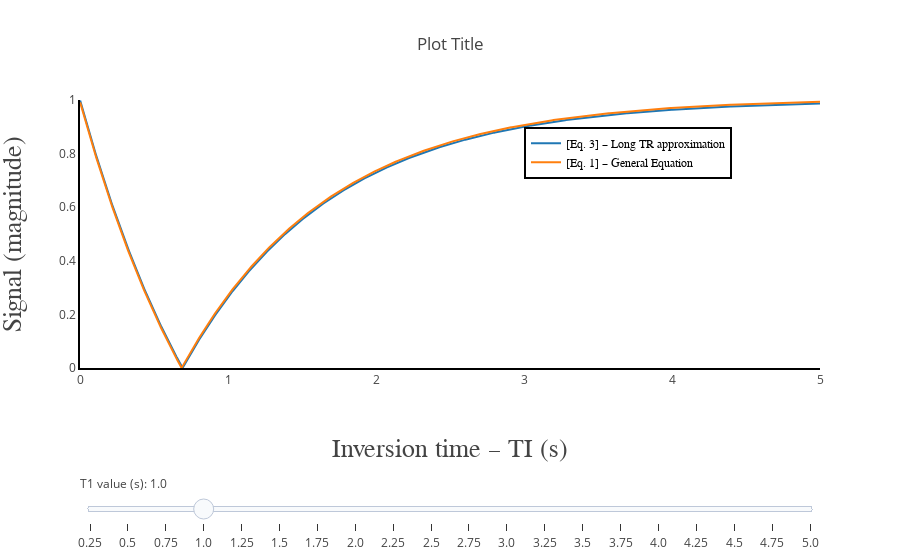

Notebook source saved alongside this figure:
### Code cell
init_notebook_mode(connected=True)

data1 = [dict(
        visible = False,
        x = params["TI"],
        y = abs(signal_T1_Eq3[ii]),
        name = '[Eq. 3] – Long TR approximation') for ii in range(len(T1range))]

data1[3]['visible'] = True

data2 = [dict(
        visible = False,
        x = params["TI"],
        y = abs(signal_T1_Eq1[ii]),
        name = '[Eq. 1] – General Equation') for ii in range(len(T1range))]

data2[3]['visible'] = True

data = data1 + data2

steps = []
for i in range(len(T1range)):
    step = dict(
        method = 'restyle',  
        args = ['visible', [False] * len(data1)],
        label = str(T1range[i])
    )
    step['args'][1][i] = True # Toggle i'th trace to "visible"
    steps.append(step)

sliders = [dict(
    x = 0,
    y = -0.2,
    active = 3,
    currentvalue = {"prefix": "T1 value (s): "},
    pad = {"t": 50},
    steps = steps
)]

layout = go.Layout(
    title='TR = 5 s',
    xaxis=dict(
        autorange=False,
        range=[0, 5],
        title='Inversion time – TI (s)',
        titlefont=dict(
            family='Times New Roman',
            size=26
        ),
        showgrid=False,
        linecolor='black',
        linewidth=2
    ),
    yaxis=dict(
        autorange=False,
        range=[0, 1],
        title='Signal (magnitude)',
        titlefont=dict(
            family='Times New Roman',
            size=26
        ),
        showgrid=False,
        linecolor='black',
        linewidth=2
    ),
    legend=dict(
        x=0.6,
        y=0.9,
        traceorder='normal',
        font=dict(
            family='Times New Roman',
            size=12,
            color='#000'
        ),
        bordercolor='#000000',
        borderwidth=2
    ), 
    sliders=sliders
)

fig = dict(data=data, layout=layout)

iplot(fig, filename = 'basic-line', config = config)

### Figure 1 — Plotly figure (JSON) as saved in the notebook; plotly's stock layout.template omitted (floating-point values rounded to 4 significant figures; data arrays with more than 128 entries replaced by an {"elided": "..."} marker saying what was removed)
{"data": [{"name": "[Eq. 3] – Long TR approximation", "type": "scatter", "uid": "074ff794-abbe-11e8-8a7e-0a580a0c02c4", "visible": false, "x": {"elided": "1000 float values"}, "y": {"elided": "1000 float values"}}, {"name": "[Eq. 3] – Long TR approximation", "type": "scatter", "uid": "074ffb54-abbe-11e8-8a7e-0a580a0c02c4", "visible": false, "x": {"elided": "1000 float values"}, "y": {"elided": "1000 float values"}}, {"name": "[Eq. 3] – Long TR approximation", "type": "scatter", "uid": "074ffd52-abbe-11e8-8a7e-0a580a0c02c4", "visible": false, "x": {"elided": "1000 float values"}, "y": {"elided": "1000 float values"}}, {"name": "[Eq. 3] – Long TR approximation", "type": "scatter", "uid": "074fff00-abbe-11e8-8a7e-0a580a0c02c4", "visible": true, "x": {"elided": "1000 float values"}, "y": {"elided": "1000 float values"}}, {"name": "[Eq. 3] – Long TR approximation", "type": "scatter", "uid": "0750007c-abbe-11e8-8a7e-0a580a0c02c4", "visible": false, "x": {"elided": "1000 float values"}, "y": {"elided": "1000 float values"}}, {"name": "[Eq. 3] – Long TR approximation", "type": "scatter", "uid": "07500266-abbe-11e8-8a7e-0a580a0c02c4", "visible": false, "x": {"elided": "1000 float values"}, "y": {"elided": "1000 float values"}}, {"name": "[Eq. 3] – Long TR approximation", "type": "scatter", "uid": "07500400-abbe-11e8-8a7e-0a580a0c02c4", "visible": false, "x": {"elided": "1000 float values"}, "y": {"elided": "1000 float values"}}, {"name": "[Eq. 3] – Long TR approximation", "type": "scatter", "uid": "0750057c-abbe-11e8-8a7e-0a580a0c02c4", "visible": false, "x": {"elided": "1000 float values"}, "y": {"elided": "1000 float values"}}, {"name": "[Eq. 3] – Long TR approximation", "type": "scatter", "uid": "07500702-abbe-11e8-8a7e-0a580a0c02c4", "visible": false, "x": {"elided": "1000 float values"}, "y": {"elided": "1000 float values"}}, {"name": "[Eq. 3] – Long TR approximation", "type": "scatter", "uid": "07500888-abbe-11e8-8a7e-0a580a0c02c4", "visible": false, "x": {"elided": "1000 float values"}, "y": {"elided": "1000 float values"}}, {"name": "[Eq. 3] – Long TR approximation", "type": "scatter", "uid": "07500a04-abbe-11e8-8a7e-0a580a0c02c4", "visible": false, "x": {"elided": "1000 float values"}, "y": {"elided": "1000 float values"}}, {"name": "[Eq. 3] – Long TR approximation", "type": "scatter", "uid": "07500b76-abbe-11e8-8a7e-0a580a0c02c4", "visible": false, "x": {"elided": "1000 float values"}, "y": {"elided": "1000 float values"}}, {"name": "[Eq. 3] – Long TR approximation", "type": "scatter", "uid": "07500d10-abbe-11e8-8a7e-0a580a0c02c4", "visible": false, "x": {"elided": "1000 float values"}, "y": {"elided": "1000 float values"}}, {"name": "[Eq. 3] – Long TR approximation", "type": "scatter", "uid": "07500e8c-abbe-11e8-8a7e-0a580a0c02c4", "visible": false, "x": {"elided": "1000 float values"}, "y": {"elided": "1000 float values"}}, {"name": "[Eq. 3] – Long TR approximation", "type": "scatter", "uid": "0750117a-abbe-11e8-8a7e-0a580a0c02c4", "visible": false, "x": {"elided": "1000 float values"}, "y": {"elided": "1000 float values"}}, {"name": "[Eq. 3] – Long TR approximation", "type": "scatter", "uid": "07501314-abbe-11e8-8a7e-0a580a0c02c4", "visible": false, "x": {"elided": "1000 float values"}, "y": {"elided": "1000 float values"}}, {"name": "[Eq. 3] – Long TR approximation", "type": "scatter", "uid": "07501490-abbe-11e8-8a7e-0a580a0c02c4", "visible": false, "x": {"elided": "1000 float values"}, "y": {"elided": "1000 float values"}}, {"name": "[Eq. 3] – Long TR approximation", "type": "scatter", "uid": "07501602-abbe-11e8-8a7e-0a580a0c02c4", "visible": false, "x": {"elided": "1000 float values"}, "y": {"elided": "1000 float values"}}, {"name": "[Eq. 3] – Long TR approximation", "type": "scatter", "uid": "07501788-abbe-11e8-8a7e-0a580a0c02c4", "visible": false, "x": {"elided": "1000 float values"}, "y": {"elided": "1000 float values"}}, {"name": "[Eq. 3] – Long TR approximation", "type": "scatter", "uid": "07501904-abbe-11e8-8a7e-0a580a0c02c4", "visible": false, "x": {"elided": "1000 float values"}, "y": {"elided": "1000 float values"}}, {"name": "[Eq. 1] – General Equation", "type": "scatter", "uid": "07501a80-abbe-11e8-8a7e-0a580a0c02c4", "visible": false, "x": {"elided": "1000 float values"}, "y": {"elided": "1000 float values"}}, {"name": "[Eq. 1] – General Equation", "type": "scatter", "uid": "07501bfc-abbe-11e8-8a7e-0a580a0c02c4", "visible": false, "x": {"elided": "1000 float values"}, "y": {"elided": "1000 float values"}}, {"name": "[Eq. 1] – General Equation", "type": "scatter", "uid": "07501d6e-abbe-11e8-8a7e-0a580a0c02c4", "visible": false, "x": {"elided": "1000 float values"}, "y": {"elided": "1000 float values"}}, {"name": "[Eq. 1] – General Equation", "type": "scatter", "uid": "07501ed6-abbe-11e8-8a7e-0a580a0c02c4", "visible": true, "x": {"elided": "1000 float values"}, "y": {"elided": "1000 float values"}}, {"name": "[Eq. 1] – General Equation", "type": "scatter", "uid": "07502048-abbe-11e8-8a7e-0a580a0c02c4", "visible": false, "x": {"elided": "1000 float values"}, "y": {"elided": "1000 float values"}}, {"name": "[Eq. 1] – General Equation", "type": "scatter", "uid": "075021ba-abbe-11e8-8a7e-0a580a0c02c4", "visible": false, "x": {"elided": "1000 float values"}, "y": {"elided": "1000 float values"}}, {"name": "[Eq. 1] – General Equation", "type": "scatter", "uid": "0750232c-abbe-11e8-8a7e-0a580a0c02c4", "visible": false, "x": {"elided": "1000 float values"}, "y": {"elided": "1000 float values"}}, {"name": "[Eq. 1] – General Equation", "type": "scatter", "uid": "07502494-abbe-11e8-8a7e-0a580a0c02c4", "visible": false, "x": {"elided": "1000 float values"}, "y": {"elided": "1000 float values"}}, {"name": "[Eq. 1] – General Equation", "type": "scatter", "uid": "07502610-abbe-11e8-8a7e-0a580a0c02c4", "visible": false, "x": {"elided": "1000 float values"}, "y": {"elided": "1000 float values"}}, {"name": "[Eq. 1] – General Equation", "type": "scatter", "uid": "07502782-abbe-11e8-8a7e-0a580a0c02c4", "visible": false, "x": {"elided": "1000 float values"}, "y": {"elided": "1000 float values"}}, {"name": "[Eq. 1] – General Equation", "type": "scatter", "uid": "075028f4-abbe-11e8-8a7e-0a580a0c02c4", "visible": false, "x": {"elided": "1000 float values"}, "y": {"elided": "1000 float values"}}, {"name": "[Eq. 1] – General Equation", "type": "scatter", "uid": "07502ac0-abbe-11e8-8a7e-0a580a0c02c4", "visible": false, "x": {"elided": "1000 float values"}, "y": {"elided": "1000 float values"}}, {"name": "[Eq. 1] – General Equation", "type": "scatter", "uid": "07502c32-abbe-11e8-8a7e-0a580a0c02c4", "visible": false, "x": {"elided": "1000 float values"}, "y": {"elided": "1000 float values"}}, {"name": "[Eq. 1] – General Equation", "type": "scatter", "uid": "07502d9a-abbe-11e8-8a7e-0a580a0c02c4", "visible": false, "x": {"elided": "1000 float values"}, "y": {"elided": "1000 float values"}}, {"name": "[Eq. 1] – General Equation", "type": "scatter", "uid": "07502f02-abbe-11e8-8a7e-0a580a0c02c4", "visible": false, "x": {"elided": "1000 float values"}, "y": {"elided": "1000 float values"}}, {"name": "[Eq. 1] – General Equation", "type": "scatter", "uid": "07503074-abbe-11e8-8a7e-0a580a0c02c4", "visible": false, "x": {"elided": "1000 float values"}, "y": {"elided": "1000 float values"}}, {"name": "[Eq. 1] – General Equation", "type": "scatter", "uid": "075031e6-abbe-11e8-8a7e-0a580a0c02c4", "visible": false, "x": {"elided": "1000 float values"}, "y": {"elided": "1000 float values"}}, {"name": "[Eq. 1] – General Equation", "type": "scatter", "uid": "0750334e-abbe-11e8-8a7e-0a580a0c02c4", "visible": false, "x": {"elided": "1000 float values"}, "y": {"elided": "1000 float values"}}, {"name": "[Eq. 1] – General Equation", "type": "scatter", "uid": "075034b6-abbe-11e8-8a7e-0a580a0c02c4", "visible": false, "x": {"elided": "1000 float values"}, "y": {"elided": "1000 float values"}}, {"name": "[Eq. 1] – General Equation", "type": "scatter", "uid": "075036b4-abbe-11e8-8a7e-0a580a0c02c4", "visible": false, "x": {"elided": "1000 float values"}, "y": {"elided": "1000 float values"}}], "layout": {"legend": {"bordercolor": "#000000", "borderwidth": 2, "font": {"color": "#000", "family": "Times New Roman", "size": 12}, "traceorder": "normal", "x": 0.6, "y": 0.9}, "sliders": [{"active": 3, "currentvalue": {"prefix": "T1 value (s): "}, "pad": {"t": 50}, "steps": [{"args": ["visible", [true, false, false, false, false, false, false, false, false, false, false, false, false, false, false, false, false, false, false, false]], "label": "0.25", "method": "restyle"}, {"args": ["visible", [false, true, false, false, false, false, false, false, false, false, false, false, false, false, false, false, false, false, false, false]], "label": "0.5", "method": "restyle"}, {"args": ["visible", [false, false, true, false, false, false, false, false, false, false, false, false, false, false, false, false, false, false, false, false]], "label": "0.75", "method": "restyle"}, {"args": ["visible", [false, false, false, true, false, false, false, false, false, false, false, false, false, false, false, false, false, false, false, false]], "label": "1.0", "method": "restyle"}, {"args": ["visible", [false, false, false, false, true, false, false, false, false, false, false, false, false, false, false, false, false, false, false, false]], "label": "1.25", "method": "restyle"}, {"args": ["visible", [false, false, false, false, false, true, false, false, false, false, false, false, false, false, false, false, false, false, false, false]], "label": "1.5", "method": "restyle"}, {"args": ["visible", [false, false, false, false, false, false, true, false, false, false, false, false, false, false, false, false, false, false, false, false]], "label": "1.75", "method": "restyle"}, {"args": ["visible", [false, false, false, false, false, false, false, true, false, false, false, false, false, false, false, false, false, false, false, false]], "label": "2.0", "method": "restyle"}, {"args": ["visible", [false, false, false, false, false, false, false, false, true, false, false, false, false, false, false, false, false, false, false, false]], "label": "2.25", "method": "restyle"}, {"args": ["visible", [false, false, false, false, false, false, false, false, false, true, false, false, false, false, false, false, false, false, false, false]], "label": "2.5", "method": "restyle"}, {"args": ["visible", [false, false, false, false, false, false, false, false, false, false, true, false, false, false, false, false, false, false, false, false]], "label": "2.75", "method": "restyle"}, {"args": ["visible", [false, false, false, false, false, false, false, false, false, false, false, true, false, false, false, false, false, false, false, false]], "label": "3.0", "method": "restyle"}, {"args": ["visible", [false, false, false, false, false, false, false, false, false, false, false, false, true, false, false, false, false, false, false, false]], "label": "3.25", "method": "restyle"}, {"args": ["visible", [false, false, false, false, false, false, false, false, false, false, false, false, false, true, false, false, false, false, false, false]], "label": "3.5", "method": "restyle"}, {"args": ["visible", [false, false, false, false, false, false, false, false, false, false, false, false, false, false, true, false, false, false, false, false]], "label": "3.75", "method": "restyle"}, {"args": ["visible", [false, false, false, false, false, false, false, false, false, false, false, false, false, false, false, true, false, false, false, false]], "label": "4.0", "method": "restyle"}, {"args": ["visible", [false, false, false, false, false, false, false, false, false, false, false, false, false, false, false, false, true, false, false, false]], "label": "4.25", "method": "restyle"}, {"args": ["visible", [false, false, false, false, false, false, false, false, false, false, false, false, false, false, false, false, false, true, false, false]], "label": "4.5", "method": "restyle"}, {"args": ["visible", [false, false, false, false, false, false, false, false, false, false, false, false, false, false, false, false, false, false, true, false]], "label": "4.75", "method": "restyle"}, {"args": ["visible", [false, false, false, false, false, false, false, false, false, false, false, false, false, false, false, false, false, false, false, true]], "label": "5.0", "method": "restyle"}], "x": 0, "y": -0.2}], "title": "Plot Title", "xaxis": {"autorange": false, "linecolor": "black", "linewidth": 2, "range": [0, 5], "showgrid": false, "title": "Inversion time – TI (s)", "titlefont": {"family": "Times New Roman", "size": 26}}, "yaxis": {"autorange": false, "linecolor": "black", "linewidth": 2, "range": [0, 1], "showgrid": false, "title": "Signal (magnitude)", "titlefont": {"family": "Times New Roman", "size": 26}}}}
